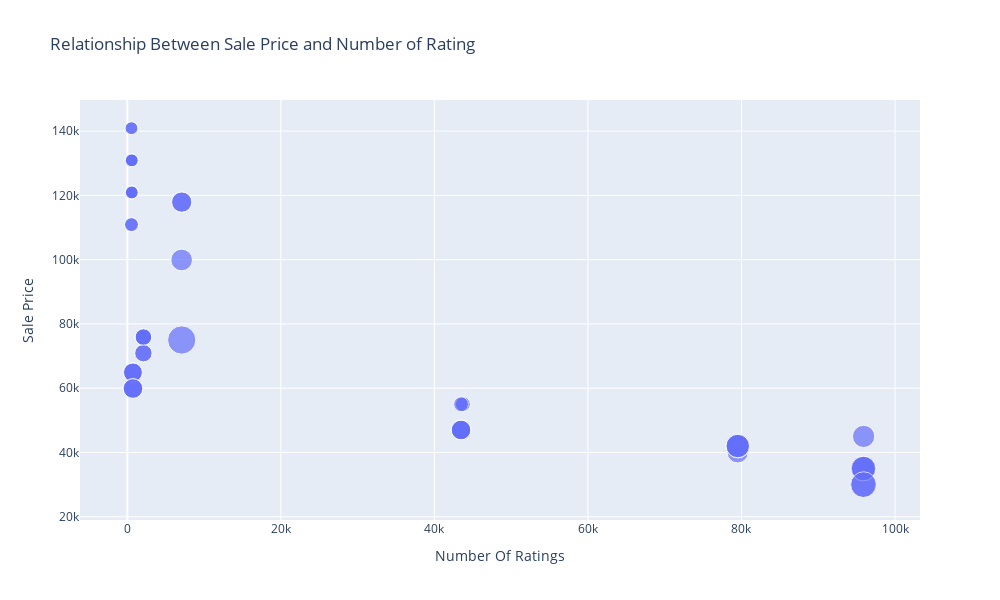

Notebook code for this chart:
### Code cell
figure=px.scatter(data_frame=data,x="Number Of Ratings",y="Sale Price", 
                  size="Discount Percentage", title="Relationship Between Sale Price and Number of Rating",height=600, width=1000)
figure.show()

### Figure 1 — Plotly figure (JSON) as saved in the notebook; plotly's stock layout.template omitted (floating-point values rounded to 4 significant figures)
{"data": [{"hovertemplate": "Number Of Ratings=%{x}<br>Sale Price=%{y}<br>Discount Percentage=%{marker.size}<extra></extra>", "legendgroup": "", "marker": {"color": "#636efa", "size": [0, 0, 0, 0, 0, 0, 0, 0, 0, 20, 16, 20, 20, 20, 0, 0, 0, 0, 29, 15, 0, 15, 17, 18, 6, 6, 13, 6, 14, 10, 7, 6, 6, 13, 13, 10, 10, 6, 14, 6, 10, 6, 11, 11, 10, 14, 7, 6, 6, 6, 8, 8, 24, 22, 22, 22, 8, 24, 14, 14, 14, 14], "sizemode": "area", "sizeref": 0.0725, "symbol": "circle"}, "mode": "markers", "name": "", "orientation": "v", "showlegend": false, "type": "scatter", "x": [3431, 3431, 3431, 11202, 11202, 3431, 3431, 11202, 1454, 79512, 79512, 79582, 79512, 79512, 1078, 1078, 1078, 1078, 7088, 7088, 1078, 7088, 7081, 95909, 542, 580, 740, 545, 740, 2101, 545, 580, 580, 730, 730, 2101, 2101, 580, 740, 580, 2092, 545, 2101, 2092, 2101, 740, 545, 580, 580, 580, 43707, 43707, 95807, 95909, 95807, 95909, 43470, 95909, 43470, 43470, 43470, 43470], "xaxis": "x", "y": [49900, 84900, 84900, 77000, 77000, 49900, 49900, 77000, 89900, 41999, 39999, 41999, 41999, 41999, 131900, 117100, 131900, 117100, 74999, 117900, 117100, 117900, 99900, 44999, 140900, 130900, 64900, 120900, 59900, 75900, 110900, 130900, 120900, 64900, 64900, 75900, 75900, 120900, 59900, 120900, 75900, 140900, 70900, 70900, 75900, 59900, 110900, 120900, 130900, 130900, 54999, 54999, 29999, 34999, 34999, 34999, 54999, 29999, 46999, 46999, 46999, 46999], "yaxis": "y"}], "layout": {"height": 600, "legend": {"itemsizing": "constant", "tracegroupgap": 0}, "title": {"text": "Relationship Between Sale Price and Number of Rating"}, "width": 1000, "xaxis": {"anchor": "y", "autorange": true, "domain": [0, 1], "range": [-6162.0, 103300.0], "title": {"text": "Number Of Ratings"}, "type": "linear"}, "yaxis": {"anchor": "x", "autorange": true, "domain": [0, 1], "range": [18990.0, 149700.0], "title": {"text": "Sale Price"}, "type": "linear"}}}
